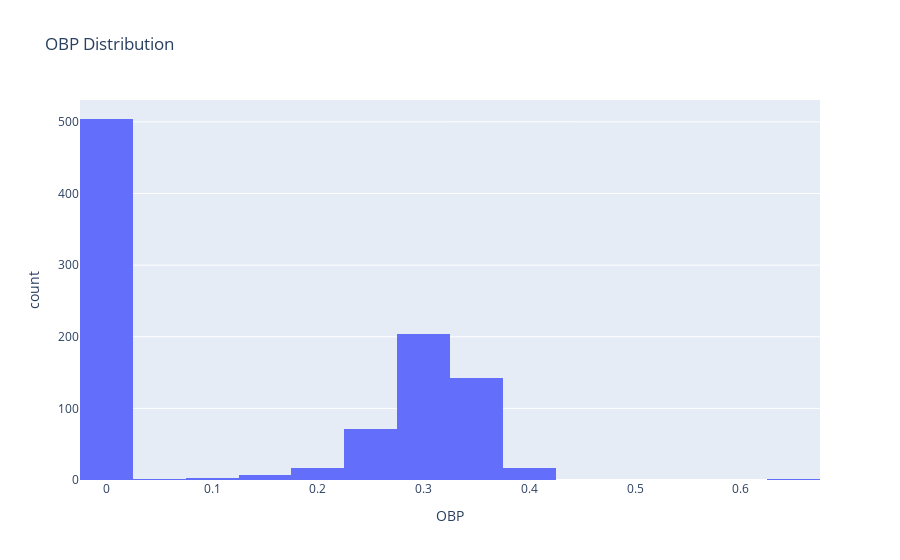

The notebook cell this image was saved under:
### Markdown cell above
Histogram of OBP

### Code cell
# Creating the histogram
fig = px.histogram(merged_stats, x='OBP', nbins=20, title='OBP Distribution', labels={'OBP': 'OBP'})

# Displaying the plot
fig.show()

### Figure 1 — Plotly figure (JSON) as saved in the notebook; plotly's stock layout.template omitted (floating-point values rounded to 4 significant figures; data arrays with more than 128 entries replaced by an {"elided": "..."} marker saying what was removed)
{"data": [{"alignmentgroup": "True", "bingroup": "x", "hovertemplate": "OBP=%{x}<br>count=%{y}<extra></extra>", "legendgroup": "", "marker": {"color": "#636efa", "pattern": {"shape": ""}}, "name": "", "nbinsx": 20, "offsetgroup": "", "orientation": "v", "showlegend": false, "type": "histogram", "x": {"elided": "968 float values"}, "xaxis": "x", "yaxis": "y"}], "layout": {"autosize": true, "barmode": "relative", "legend": {"tracegroupgap": 0}, "title": {"text": "OBP Distribution"}, "xaxis": {"anchor": "y", "autorange": true, "domain": [0, 1], "range": [-0.025, 0.675], "title": {"text": "OBP"}, "type": "linear"}, "yaxis": {"anchor": "x", "autorange": true, "domain": [0, 1], "range": [0, 530.5], "title": {"text": "count"}}}}
